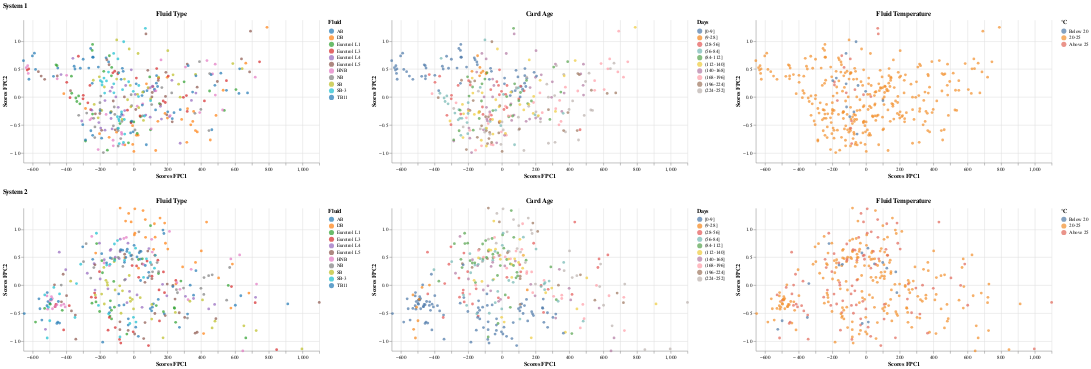

The code cell stored with this chart in its notebook:
### Markdown cell above
### System 1 versus System 2: Sensor A - Sample Window

### Code cell
pc_scores_s1_A_sample_window, pc_scores_s2_A_sample_window,fpca_s1_A_sample_window,fpca_s2_A_sample_window = fpca_two_inputs(A1_sample_window_combine_balanced.iloc[:,:-6], A2_sample_window_combine_balanced.iloc[:,:-6], color_fpc1_s1='tab:blue', color_fpc2_s1='tab:cyan', color_fpc1_s2='tab:orange', color_fpc2_s2='gold')
print("--------------------------------------------------- Bootstrap -------------------------------------------------------------------------------------------")
as1,as2 = bootstrap(A1_sample_window_combine_balanced, A2_sample_window_combine_balanced,"A","sample_window",features="FluidType")
print("--------------------------------------------------- PCA Scores -------------------------------------------------------------------------------------------")
create_pc_scores_plots(pc_scores_s1_A_sample_window, pc_scores_s2_A_sample_window, A1_sample_window_combine_balanced, A2_sample_window_combine_balanced,features="FluidType")

### Figure 1 — Vega-Lite specification as saved in the notebook (floating-point values rounded to 4 significant figures; data arrays with more than 128 entries replaced by an {"elided": "..."} marker saying what was removed)
{"config": {"view": {"continuousWidth": 300, "continuousHeight": 300, "stroke": null}}, "vconcat": [{"hconcat": [{"mark": {"type": "circle"}, "encoding": {"color": {"field": "FluidType", "scale": {"scheme": "category10"}, "title": "Fluid", "type": "nominal"}, "tooltip": [{"field": "TestID", "type": "quantitative"}, {"field": "PC1_Scores", "type": "quantitative"}, {"field": "PC2_Scores", "type": "quantitative"}, {"field": "FluidType", "title": "Fluid Type", "type": "nominal"}], "x": {"field": "PC1_Scores", "scale": {"domain": [-653.5, 1100.0]}, "title": "Scores FPC1", "type": "quantitative"}, "y": {"field": "PC2_Scores", "scale": {"domain": [-1.174, 1.38]}, "title": "Scores FPC2", "type": "quantitative"}}, "height": 280, "title": "Fluid Type", "width": 580}, {"mark": {"type": "circle"}, "encoding": {"color": {"field": "CardAgeBin", "scale": {"scheme": "tableau10"}, "sort": ["[0-9]", "(9-28]", "(28-56]", "(56-84]", "(84-112]", "(112-140]", "(140-168]", "(168-196]", "(196-224]", "(224-252]"], "title": "Days", "type": "ordinal"}, "tooltip": [{"field": "TestID", "type": "quantitative"}, {"field": "PC1_Scores", "type": "quantitative"}, {"field": "PC2_Scores", "type": "quantitative"}, {"field": "CardAgeBin", "title": "Card Age", "type": "ordinal"}], "x": {"field": "PC1_Scores", "scale": {"domain": [-653.5, 1100.0]}, "title": "Scores FPC1", "type": "quantitative"}, "y": {"field": "PC2_Scores", "scale": {"domain": [-1.174, 1.38]}, "title": "Scores FPC2", "type": "quantitative"}}, "height": 280, "title": "Card Age", "width": 580}, {"mark": {"type": "circle"}, "encoding": {"color": {"field": "FluidTempBin", "scale": {"domain": ["Below 20", "20-25", "Above 25"], "range": ["#4e79a7", "#f28e2b", "#e16759"]}, "sort": ["Below 20", "20-25", "Above 25"], "title": "°C", "type": "ordinal"}, "tooltip": [{"field": "TestID", "type": "quantitative"}, {"field": "PC1_Scores", "type": "quantitative"}, {"field": "PC2_Scores", "type": "quantitative"}, {"field": "FluidTempBin", "title": "Fluid Temperature", "type": "ordinal"}], "x": {"field": "PC1_Scores", "scale": {"domain": [-653.5, 1100.0]}, "title": "Scores FPC1", "type": "quantitative"}, "y": {"field": "PC2_Scores", "scale": {"domain": [-1.174, 1.38]}, "title": "Scores FPC2", "type": "quantitative"}}, "height": 280, "title": "Fluid Temperature", "width": 580}], "data": {"name": "data-377179eaa4b2d4db205bc7ae2373c0d1"}, "resolve": {"scale": {"color": "independent"}}, "title": "System 1"}, {"hconcat": [{"mark": {"type": "circle"}, "encoding": {"color": {"field": "FluidType", "scale": {"scheme": "category10"}, "title": "Fluid", "type": "nominal"}, "tooltip": [{"field": "TestID", "type": "quantitative"}, {"field": "PC1_Scores", "type": "quantitative"}, {"field": "PC2_Scores", "type": "quantitative"}, {"field": "FluidType", "title": "Fluid Type", "type": "nominal"}], "x": {"field": "PC1_Scores", "scale": {"domain": [-653.5, 1100.0]}, "title": "Scores FPC1", "type": "quantitative"}, "y": {"field": "PC2_Scores", "scale": {"domain": [-1.174, 1.38]}, "title": "Scores FPC2", "type": "quantitative"}}, "height": 280, "title": "Fluid Type", "width": 580}, {"mark": {"type": "circle"}, "encoding": {"color": {"field": "CardAgeBin", "scale": {"scheme": "tableau10"}, "sort": ["[0-9]", "(9-28]", "(28-56]", "(56-84]", "(84-112]", "(112-140]", "(140-168]", "(168-196]", "(196-224]", "(224-252]"], "title": "Days", "type": "ordinal"}, "tooltip": [{"field": "TestID", "type": "quantitative"}, {"field": "PC1_Scores", "type": "quantitative"}, {"field": "PC2_Scores", "type": "quantitative"}, {"field": "CardAgeBin", "title": "Card Age", "type": "ordinal"}], "x": {"field": "PC1_Scores", "scale": {"domain": [-653.5, 1100.0]}, "title": "Scores FPC1", "type": "quantitative"}, "y": {"field": "PC2_Scores", "scale": {"domain": [-1.174, 1.38]}, "title": "Scores FPC2", "type": "quantitative"}}, "height": 280, "title": "Card Age", "width": 580}, {"mark": {"type": "circle"}, "encoding": {"color": {"field": "FluidTempBin", "scale": {"domain": ["Below 20", "20-25", "Above 25"], "range": ["#4e79a7", "#f28e2b", "#e16759"]}, "sort": ["Below 20", "20-25", "Above 25"], "title": "°C", "type": "ordinal"}, "tooltip": [{"field": "TestID", "type": "quantitative"}, {"field": "PC1_Scores", "type": "quantitative"}, {"field": "PC2_Scores", "type": "quantitative"}, {"field": "FluidTempBin", "title": "Fluid Temperature", "type": "ordinal"}], "x": {"field": "PC1_Scores", "scale": {"domain": [-653.5, 1100.0]}, "title": "Scores FPC1", "type": "quantitative"}, "y": {"field": "PC2_Scores", "scale": {"domain": [-1.174, 1.38]}, "title": "Scores FPC2", "type": "quantitative"}}, "height": 280, "title": "Fluid Temperature", "width": 580}], "data": {"name": "data-e77c7bc494af577558c2bc29f3346326"}, "resolve": {"scale": {"color": "independent"}}, "title": "System 2"}], "$schema": "https://vega.github.io/schema/vega-lite/v5.8.0.json", "datasets": {"data-377179eaa4b2d4db205bc7ae2373c0d1": {"elided": "330 records"}, "data-e77c7bc494af577558c2bc29f3346326": {"elided": "330 records"}}}
